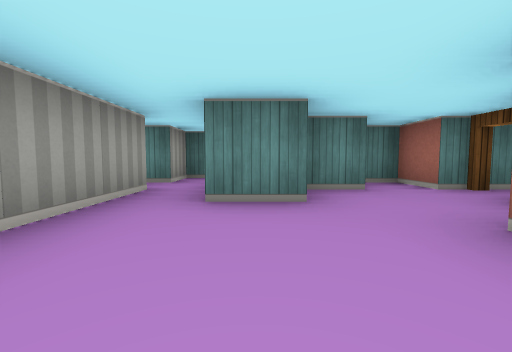
view 1 (above)

15 first-person views from a walk through a cub3D level. The camera is about half as high as the walls, tilts 4° down and sees 90° across. The floor is counted in squares. Each view is taken from the middle of a square. On the plan, view 1 faces up. The plan holds only what a view shows up to about 9 squares ahead; the rest is blank. The place goes on beyond the plan.

view 2
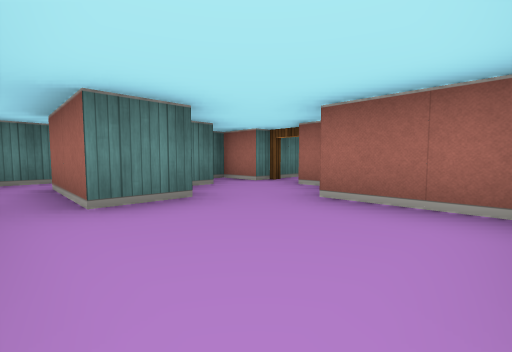

view 3
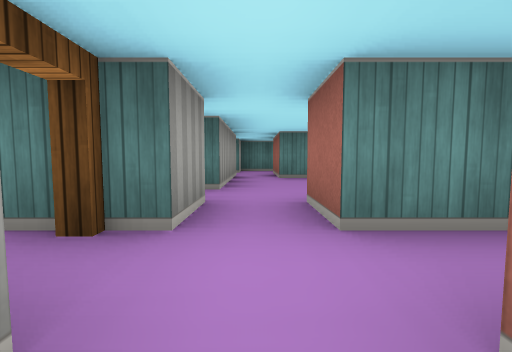

view 4
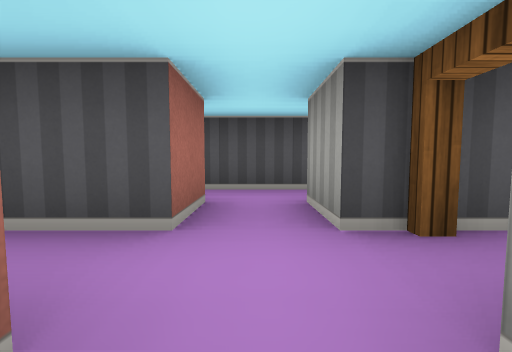

view 5
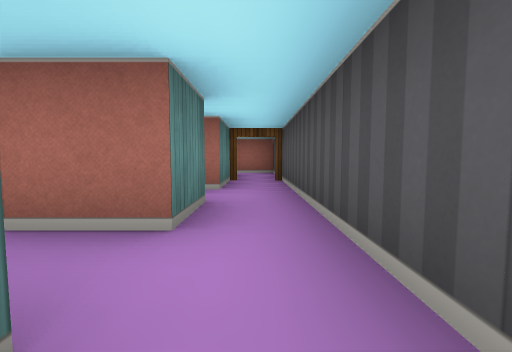

view 6
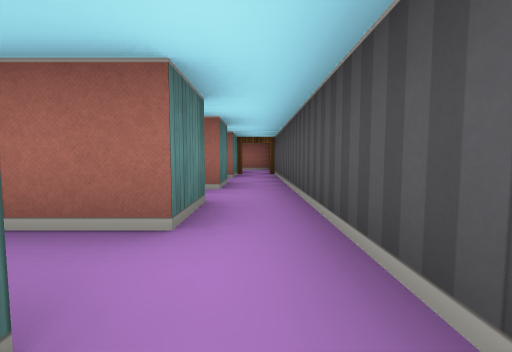

view 7
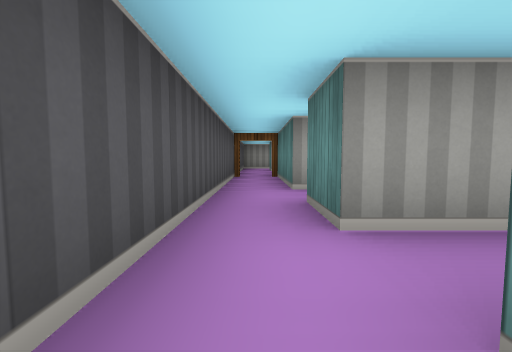

view 8
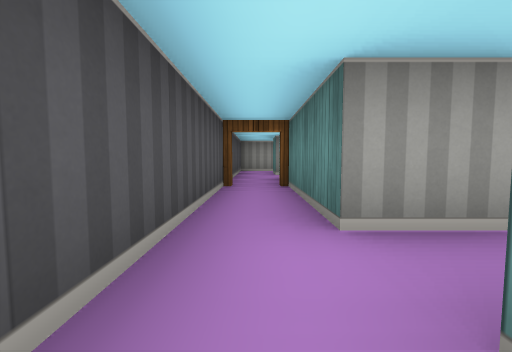

view 9
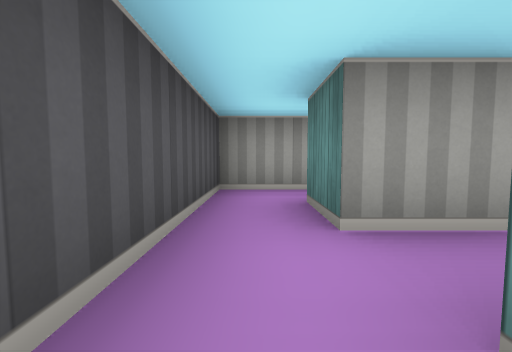

view 10
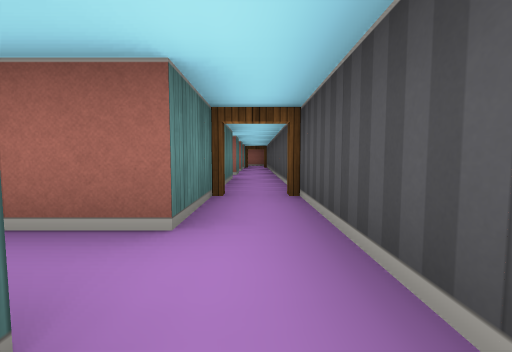

view 11
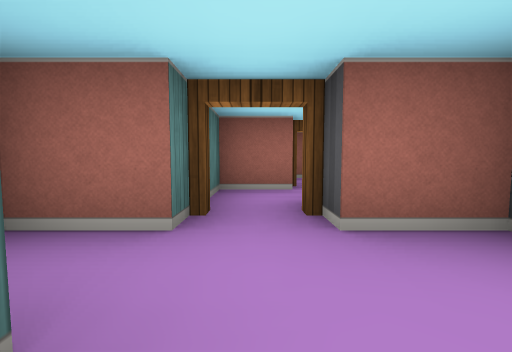

view 12
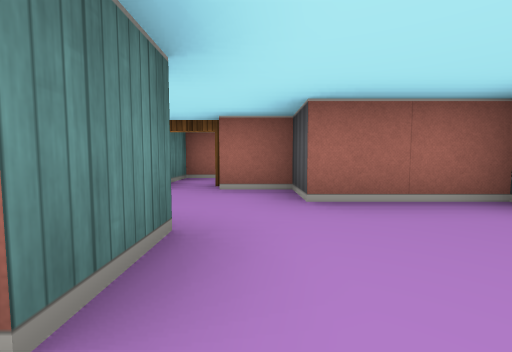

view 13
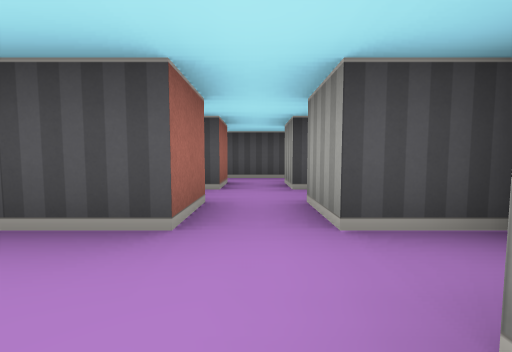

view 14
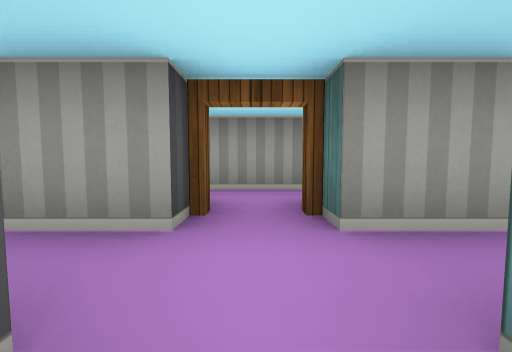

view 15
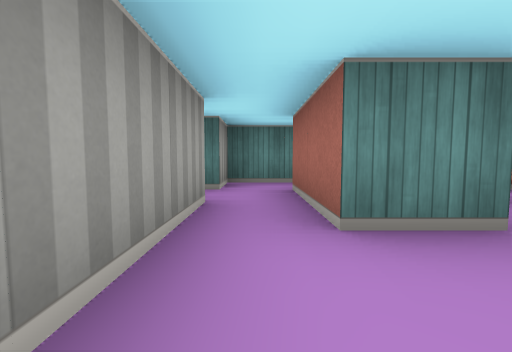

### Floor plan
Key: @ floor where view 1 was taken; # wall or solid block; . floor; D open door.
Columns run from 13 left of view 1 to 7 right of it. Each row starts with its distance up from view 1.
  6            ###
  5            #.. ##
  4            ..######
  3            #.#..D.#
  2            #....#.D.#
  1            #...##
  0          ###.@.#
 -1          #.#.###
 -2   D #  D #.D..
 -3 #.#.####.#.#.##  #
 -4 #....D........D..#
 -5 ##################

Where each view was taken, in squares from view 1:
view 1: 0 up, 0 right, facing up
view 2: 0 up, 1 left, facing up-right
view 3: 3 down, 1 left, facing up
view 4: 1 down, 1 left, facing down
view 5: 4 down, 4 left, facing right
view 6: 4 down, 6 left, facing right
view 7: 4 down, 2 left, facing left
view 8: 4 down, 4 left, facing left
view 9: 4 down, 9 left, facing left
view 10: 4 down, 11 left, facing right
view 11: 3 up, 1 right, facing right
view 12: 2 up, 1 left, facing right
view 13: 1 up, 1 left, facing down
view 14: 2 down, 0 right, facing left
view 15: 1 up, 1 left, facing up
